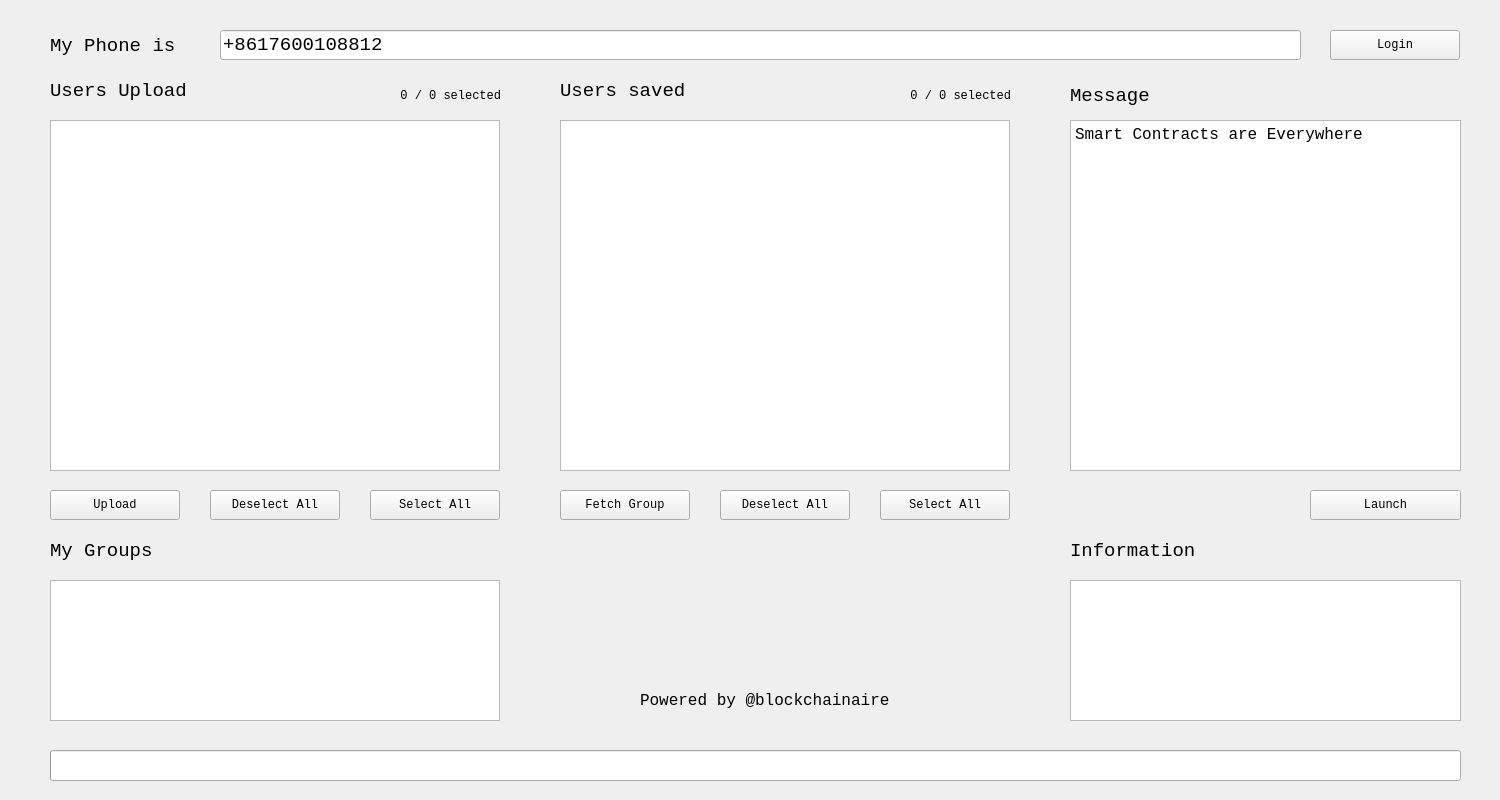
<?xml version="1.0" encoding="UTF-8"?>
<ui version="4.0">
 <class>MainWindow</class>
 <widget class="QMainWindow" name="MainWindow">
  <property name="geometry">
   <rect>
    <x>0</x>
    <y>0</y>
    <width>1500</width>
    <height>800</height>
   </rect>
  </property>
  <property name="minimumSize">
   <size>
    <width>1500</width>
    <height>800</height>
   </size>
  </property>
  <property name="maximumSize">
   <size>
    <width>1500</width>
    <height>800</height>
   </size>
  </property>
  <property name="font">
   <font>
    <family>Consolas</family>
   </font>
  </property>
  <property name="windowTitle">
   <string>Trustele by trustchain-tech</string>
  </property>
  <property name="windowIcon">
   <iconset>
    <normaloff>../../../../.designer/resources/logo.png</normaloff>../../../../.designer/resources/logo.png</iconset>
  </property>
  <property name="windowOpacity">
   <double>0.950000000000000</double>
  </property>
  <property name="locale">
   <locale language="English" country="UnitedStates"/>
  </property>
  <widget class="QWidget" name="centralwidget">
   <property name="minimumSize">
    <size>
     <width>1500</width>
     <height>800</height>
    </size>
   </property>
   <property name="maximumSize">
    <size>
     <width>1500</width>
     <height>800</height>
    </size>
   </property>
   <widget class="QTextEdit" name="msg_area">
    <property name="geometry">
     <rect>
      <x>1070</x>
      <y>120</y>
      <width>391</width>
      <height>351</height>
     </rect>
    </property>
    <property name="font">
     <font>
      <family>Consolas</family>
      <pointsize>12</pointsize>
     </font>
    </property>
    <property name="html">
     <string>&lt;!DOCTYPE HTML PUBLIC &quot;-//W3C//DTD HTML 4.0//EN&quot; &quot;http://www.w3.org/TR/REC-html40/strict.dtd&quot;&gt;
&lt;html&gt;&lt;head&gt;&lt;meta name=&quot;qrichtext&quot; content=&quot;1&quot; /&gt;&lt;style type=&quot;text/css&quot;&gt;
p, li { white-space: pre-wrap; }
&lt;/style&gt;&lt;/head&gt;&lt;body style=&quot; font-family:'Consolas'; font-size:12pt; font-weight:400; font-style:normal;&quot;&gt;
&lt;p style=&quot; margin-top:0px; margin-bottom:0px; margin-left:0px; margin-right:0px; -qt-block-indent:0; text-indent:0px;&quot;&gt;Smart Contracts are Everywhere&lt;/p&gt;&lt;/body&gt;&lt;/html&gt;</string>
    </property>
   </widget>
   <widget class="QLabel" name="upload_label">
    <property name="geometry">
     <rect>
      <x>50</x>
      <y>70</y>
      <width>211</width>
      <height>41</height>
     </rect>
    </property>
    <property name="font">
     <font>
      <family>Consolas</family>
      <pointsize>14</pointsize>
     </font>
    </property>
    <property name="text">
     <string>Users Upload</string>
    </property>
   </widget>
   <widget class="QLabel" name="msg_label">
    <property name="geometry">
     <rect>
      <x>1070</x>
      <y>80</y>
      <width>141</width>
      <height>31</height>
     </rect>
    </property>
    <property name="font">
     <font>
      <family>Consolas</family>
      <pointsize>14</pointsize>
     </font>
    </property>
    <property name="text">
     <string>Message</string>
    </property>
   </widget>
   <widget class="QPushButton" name="launch_button">
    <property name="geometry">
     <rect>
      <x>1310</x>
      <y>490</y>
      <width>151</width>
      <height>30</height>
     </rect>
    </property>
    <property name="font">
     <font>
      <family>Consolas</family>
     </font>
    </property>
    <property name="text">
     <string>Launch</string>
    </property>
   </widget>
   <widget class="QLineEdit" name="phone_number_input">
    <property name="geometry">
     <rect>
      <x>220</x>
      <y>30</y>
      <width>1081</width>
      <height>30</height>
     </rect>
    </property>
    <property name="font">
     <font>
      <family>Consolas</family>
      <pointsize>14</pointsize>
     </font>
    </property>
    <property name="text">
     <string>+8617600108812</string>
    </property>
    <property name="maxLength">
     <number>20</number>
    </property>
   </widget>
   <widget class="QLabel" name="phone_label">
    <property name="geometry">
     <rect>
      <x>50</x>
      <y>20</y>
      <width>161</width>
      <height>51</height>
     </rect>
    </property>
    <property name="font">
     <font>
      <family>Consolas</family>
      <pointsize>14</pointsize>
     </font>
    </property>
    <property name="text">
     <string>My Phone is</string>
    </property>
   </widget>
   <widget class="QTextBrowser" name="info_area">
    <property name="geometry">
     <rect>
      <x>1070</x>
      <y>580</y>
      <width>391</width>
      <height>141</height>
     </rect>
    </property>
    <property name="font">
     <font>
      <pointsize>10</pointsize>
     </font>
    </property>
   </widget>
   <widget class="QProgressBar" name="progressBar">
    <property name="geometry">
     <rect>
      <x>50</x>
      <y>750</y>
      <width>1411</width>
      <height>31</height>
     </rect>
    </property>
    <property name="value">
     <number>0</number>
    </property>
    <property name="textVisible">
     <bool>false</bool>
    </property>
   </widget>
   <widget class="QLabel" name="power_label">
    <property name="geometry">
     <rect>
      <x>640</x>
      <y>680</y>
      <width>331</width>
      <height>41</height>
     </rect>
    </property>
    <property name="font">
     <font>
      <family>Consolas</family>
      <pointsize>12</pointsize>
     </font>
    </property>
    <property name="text">
     <string>Powered by @blockchainaire</string>
    </property>
   </widget>
   <widget class="QLabel" name="logo">
    <property name="geometry">
     <rect>
      <x>770</x>
      <y>590</y>
      <width>72</width>
      <height>71</height>
     </rect>
    </property>
    <property name="text">
     <string/>
    </property>
    <property name="pixmap">
     <pixmap resource="../resources/logo.qrc">:/resources/logo.png</pixmap>
    </property>
   </widget>
   <widget class="QListWidget" name="user_fetch_list">
    <property name="geometry">
     <rect>
      <x>560</x>
      <y>120</y>
      <width>450</width>
      <height>351</height>
     </rect>
    </property>
    <property name="selectionMode">
     <enum>QAbstractItemView::MultiSelection</enum>
    </property>
   </widget>
   <widget class="QPushButton" name="fetch_button">
    <property name="geometry">
     <rect>
      <x>560</x>
      <y>490</y>
      <width>130</width>
      <height>30</height>
     </rect>
    </property>
    <property name="text">
     <string>Fetch Group</string>
    </property>
   </widget>
   <widget class="QLabel" name="fetch_selected_label">
    <property name="geometry">
     <rect>
      <x>760</x>
      <y>80</y>
      <width>251</width>
      <height>31</height>
     </rect>
    </property>
    <property name="text">
     <string>0 / 0 selected</string>
    </property>
    <property name="alignment">
     <set>Qt::AlignRight|Qt::AlignTrailing|Qt::AlignVCenter</set>
    </property>
    <property name="wordWrap">
     <bool>true</bool>
    </property>
   </widget>
   <widget class="QListWidget" name="group_list">
    <property name="geometry">
     <rect>
      <x>50</x>
      <y>580</y>
      <width>450</width>
      <height>141</height>
     </rect>
    </property>
   </widget>
   <widget class="QPushButton" name="login_button">
    <property name="geometry">
     <rect>
      <x>1330</x>
      <y>30</y>
      <width>130</width>
      <height>30</height>
     </rect>
    </property>
    <property name="text">
     <string>Login</string>
    </property>
   </widget>
   <widget class="QLabel" name="my_group_label">
    <property name="geometry">
     <rect>
      <x>50</x>
      <y>530</y>
      <width>141</width>
      <height>41</height>
     </rect>
    </property>
    <property name="font">
     <font>
      <pointsize>14</pointsize>
     </font>
    </property>
    <property name="text">
     <string>My Groups</string>
    </property>
   </widget>
   <widget class="QPushButton" name="fetch_select_button">
    <property name="geometry">
     <rect>
      <x>880</x>
      <y>490</y>
      <width>130</width>
      <height>30</height>
     </rect>
    </property>
    <property name="text">
     <string>Select All</string>
    </property>
   </widget>
   <widget class="QPushButton" name="fetch_unselect_button">
    <property name="geometry">
     <rect>
      <x>720</x>
      <y>490</y>
      <width>130</width>
      <height>30</height>
     </rect>
    </property>
    <property name="text">
     <string>Deselect All</string>
    </property>
   </widget>
   <widget class="QLabel" name="fetch_label">
    <property name="geometry">
     <rect>
      <x>560</x>
      <y>80</y>
      <width>171</width>
      <height>21</height>
     </rect>
    </property>
    <property name="font">
     <font>
      <family>Consolas</family>
      <pointsize>14</pointsize>
     </font>
    </property>
    <property name="text">
     <string>Users saved</string>
    </property>
   </widget>
   <widget class="QPushButton" name="upload_button">
    <property name="geometry">
     <rect>
      <x>50</x>
      <y>490</y>
      <width>130</width>
      <height>30</height>
     </rect>
    </property>
    <property name="text">
     <string>Upload</string>
    </property>
   </widget>
   <widget class="QListWidget" name="user_upload_list">
    <property name="geometry">
     <rect>
      <x>50</x>
      <y>120</y>
      <width>450</width>
      <height>351</height>
     </rect>
    </property>
    <property name="selectionMode">
     <enum>QAbstractItemView::MultiSelection</enum>
    </property>
   </widget>
   <widget class="QPushButton" name="upload_unselect_button">
    <property name="geometry">
     <rect>
      <x>210</x>
      <y>490</y>
      <width>130</width>
      <height>30</height>
     </rect>
    </property>
    <property name="text">
     <string>Deselect All</string>
    </property>
   </widget>
   <widget class="QPushButton" name="upload_select_button">
    <property name="geometry">
     <rect>
      <x>370</x>
      <y>490</y>
      <width>130</width>
      <height>30</height>
     </rect>
    </property>
    <property name="text">
     <string>Select All</string>
    </property>
   </widget>
   <widget class="QLabel" name="upload_selected_label">
    <property name="geometry">
     <rect>
      <x>250</x>
      <y>80</y>
      <width>251</width>
      <height>31</height>
     </rect>
    </property>
    <property name="text">
     <string>0 / 0 selected</string>
    </property>
    <property name="alignment">
     <set>Qt::AlignRight|Qt::AlignTrailing|Qt::AlignVCenter</set>
    </property>
    <property name="wordWrap">
     <bool>true</bool>
    </property>
   </widget>
   <widget class="QLabel" name="info_label">
    <property name="geometry">
     <rect>
      <x>1070</x>
      <y>530</y>
      <width>171</width>
      <height>41</height>
     </rect>
    </property>
    <property name="font">
     <font>
      <pointsize>14</pointsize>
     </font>
    </property>
    <property name="text">
     <string>Information</string>
    </property>
   </widget>
  </widget>
  <action name="actionAbout">
   <property name="text">
    <string>About</string>
   </property>
  </action>
  <action name="actionExit">
   <property name="text">
    <string>Exit</string>
   </property>
  </action>
 </widget>
 <resources>
  <include location="../resources/logo.qrc"/>
  <include location="../resources/logo.qrc"/>
  <include location="../../../.designer/resources/logo.qrc"/>
 </resources>
 <connections/>
</ui>
